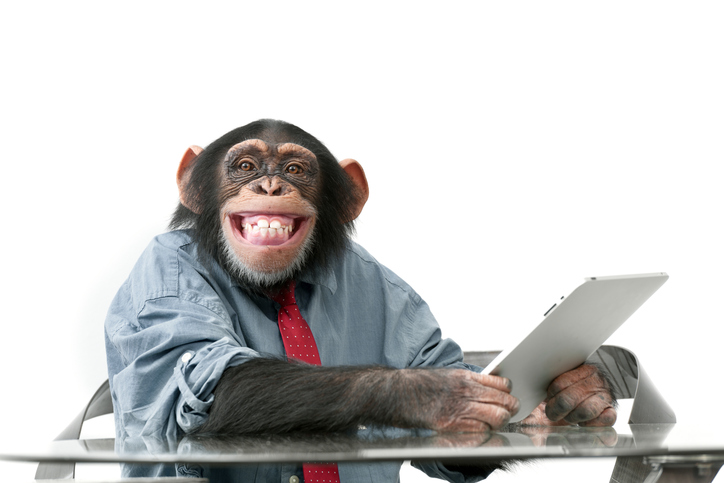
%> input picture monke.jpg, 724 x 483 px
$ octave aug26b.m   (GNU Octave 9; MATLAB toolbox functions it lacks are replaced by stand-ins)
%> lines starting %> are read from the running program, lines starting %| are printed output that depends on the picture
A=imread('monke.jpg');
%> A is the input picture: size 483x724x3 uint8; mean R, G, B 202.2, 201.6, 201.2

[m,n,~]=size(A);
%> m = 483; n = 724
Ac=zeros(m,n);

A(:,:,1)=ones*255;
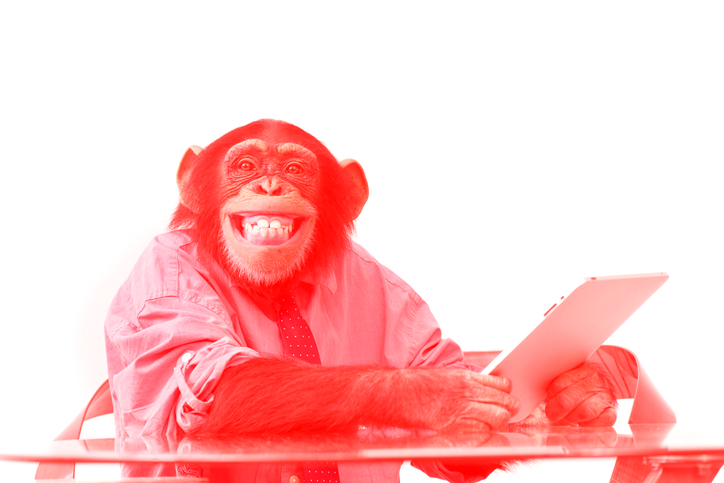
%> A: size 483x724x3 uint8; mean R, G, B 255, 201.6, 201.2
A(:,:,3)=ones*190;
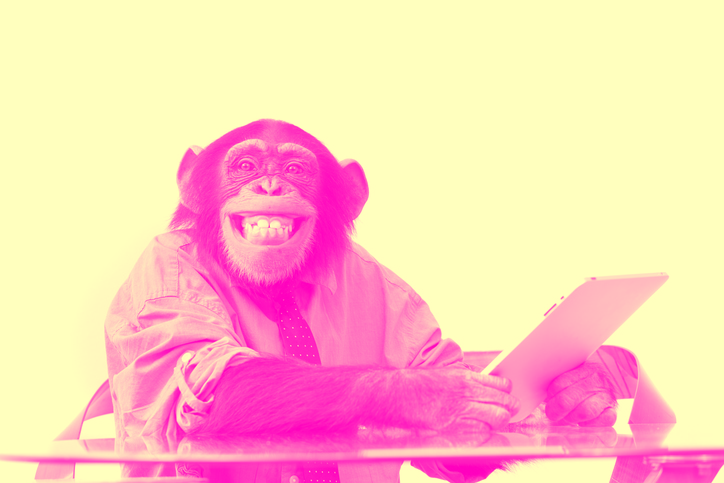
%> A: size 483x724x3 uint8; mean R, G, B 255, 201.6, 190


imshow(A)
